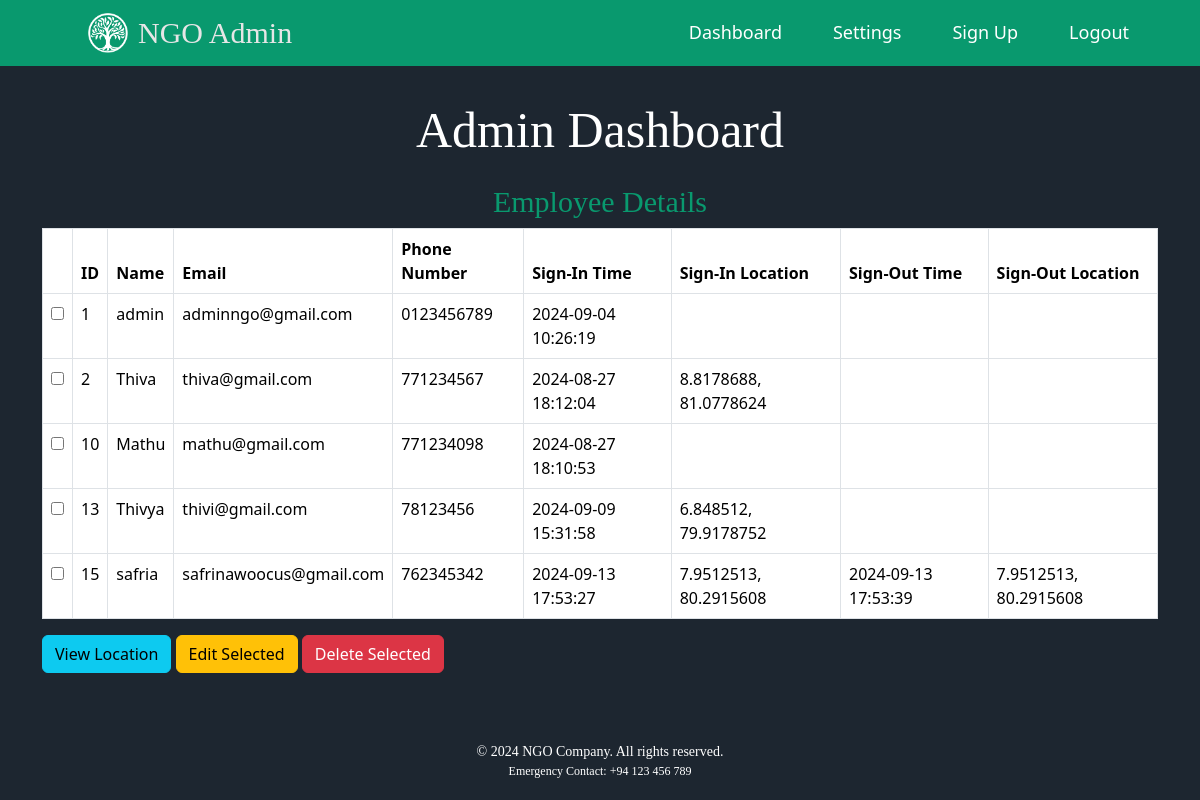
Page /admin/admin_dashboard.php (signed in) on the committed database.
### tables this page shows
CREATE TABLE `employees` (
  `id` int(11) NOT NULL,
  `name` varchar(100) NOT NULL,
  `email` varchar(100) NOT NULL,
  `phone_number` varchar(10) NOT NULL,
  `password` varchar(200) NOT NULL,
  `status` tinyint(1) NOT NULL DEFAULT 1
);

### admin/admin_dashboard.php (the view, shortened to what this page needs)
<?php
include('admin_header.php');
include('../db_connect.php');
$employeeQuery = "
    SELECT e.id, e.name, e.email, e.phone_number,
           et.sign_in_time, et.sign_in_location,
           et.sign_out_time, et.sign_out_location
    FROM employees e
    LEFT JOIN (
        SELECT employee_id, sign_in_time, sign_in_location, sign_out_time, sign_out_location
        FROM employee_tracking
        WHERE (employee_id, sign_in_time) IN (
            SELECT employee_id, MAX(sign_in_time)
            FROM employee_tracking
            GROUP BY employee_id
        )
    ) et ON e.id = et.employee_id
    ORDER BY e.id ASC";
$employeeResult = $conn->query($employeeQuery);
?>
<div class="container mt-5">
    <h2 class="text-center">Admin Dashboard</h2>
    <h3 class="mt-4">Employee Details</h3>
    <div class="table-responsive">
        <form id="adminActionsForm" method="POST">
            <table class="table table-bordered">
                <thead>
                    <tr>
                        <th></th>
                        <th>ID</th>
                        <th>Name</th>
                        <th>Email</th>
                        <th>Phone Number</th>
                        <th>Sign-In Time</th>
                        <th>Sign-In Location</th>
                        <th>Sign-Out Time</th>
                        <th>Sign-Out Location</th>
                    </tr>
                </thead>
                <tbody>
                    <?php if ($employeeResult->num_rows > 0) { ?>
                        <?php while ($employee = $employeeResult->fetch_assoc()) { ?>
                            <tr>
                                <td><input type="checkbox" name="select_employee[]" value="<?php echo $employee['id']; ?>"></td>
                                <td><?php echo htmlspecialchars($employee['id']); ?></td>
                                <td><?php echo htmlspecialchars($employee['name']); ?></td>
                                <td><?php echo htmlspecialchars($employee['email']); ?></td>
                                <td><?php echo htmlspecialchars($employee['phone_number']); ?></td>
                                <td><?php echo htmlspecialchars($employee['sign_in_time']); ?></td>
                                <td><?php echo htmlspecialchars($employee['sign_in_location']); ?></td>
                                <td><?php echo htmlspecialchars($employee['sign_out_time']); ?></td>
                                <td><?php echo htmlspecialchars($employee['sign_out_location']); ?></td>
                            </tr>
                        <?php } ?>
                    <?php } else { ?>
                        <tr>
                            <td colspan="9" class="text-center">No employees found.</td>
                        </tr>
                    <?php } ?>
                </tbody>
            </table>
            <div class="mt-3">
                <button type="button" class="btn btn-info" id="viewSelectedLocationBtn">View Location</button>
                <button type="button" class="btn btn-warning" id="editSelectedBtn">Edit Selected</button>
                <button type="button" class="btn btn-danger" id="deleteSelectedBtn">Delete Selected</button>
            </div>
        </form>
    </div>
</div>
<?php
include('admin_footer.php');
?>

### admin/admin_header.php (shortened to what this page needs)
<?php
include('../db_connect.php');
$settingsQuery = "SELECT company_name, logo FROM settings LIMIT 1";
$settingsResult = $conn->query($settingsQuery);
$settings = $settingsResult ? $settingsResult->fetch_assoc() : null;
$companyName = $settings['company_name'] ?? 'NGO Admin';
$logo = $settings['logo'] ?? 'logo.png';
?>
<?php
$current_page = basename($_SERVER['PHP_SELF']);
?>
<!DOCTYPE html>
<html lang="en">
<head>
    <link href="https://cdn.jsdelivr.net/npm/bootstrap@5.3.3/dist/css/bootstrap.min.css" rel="stylesheet">
</head>
<body>
    <nav class="navbar navbar-expand-lg">
        <div class="container-fluid">
            <a class="navbar-brand" href="#">
                <img src="<?php echo htmlspecialchars($logo); ?>" alt="Logo">
                <?php echo htmlspecialchars($companyName); ?>
            </a>
            <div class="collapse navbar-collapse justify-content-end" id="navbarNav">
                <ul class="navbar-nav">
                    <?php if($current_page == 'view_location.php' || $current_page == 'employee_edit.php' || $current_page == 'admin_dashboard.php'  || $current_page == 'settings.php'|| $current_page == 'register.php'): ?>
                    <li class="nav-item">
                        <a class="nav-link" href="admin_dashboard.php">Dashboard</a>
                    </li>
                    <?php endif; ?>
                    <?php if($current_page == 'view_location.php' || $current_page == 'employee_edit.php' || $current_page == 'admin_dashboard.php' || $current_page == 'settings.php'|| $current_page == 'register.php'): ?>
                    <li class="nav-item">
                        <a class="nav-link" href="settings.php">Settings</a>
                    </li>
                    <?php endif; ?>
                    <?php if($current_page == 'view_location.php' || $current_page == 'employee_edit.php' || $current_page == 'admin_dashboard.php'  || $current_page == 'settings.php'|| $current_page == 'register.php'): ?>
                    <li class="nav-item">
                        <a class="nav-link" href="register.php">Sign Up</a>
                    </li>
                    <?php endif; ?>
                    <?php if($current_page == 'view_location.php' || $current_page == 'employee_edit.php' || $current_page == 'admin_dashboard.php'  || $current_page == 'settings.php'|| $current_page == 'register.php'): ?>
                    <li class="nav-item">
                        <a class="nav-link" href="admin_logout.php">Logout</a>
                    </li>
                    <?php endif; ?>
                </ul>
            </div>
        </div>
    </nav>
</body>
</html>

### admin/admin_footer.php (shortened to what this page needs)
<footer>
    <div class="footer-content">
        <p>&copy; 2024 NGO Company. All rights reserved.</p>
        <p style="font-size: 12px">Emergency Contact: <a href="tel:+94123456789">+94 123 456 789</a></p>
    </div>
</footer>
</body>
</html>

### admin/admin_header.php (style rules this page uses)
body { background-color: #1d2630; }
.navbar { margin-bottom: 50px; background-color: rgb(9, 153, 110); position: fixed; padding: 0.5rem 1rem; line-height: 1.2; top: 0; width: 100%; z-index: 1000; }
.navbar-brand { display: flex; align-items: center; margin-left: 60px; font-size: 30px; color: rgb(230, 230, 230); font-family: 'Georgia', serif; pointer-events: none; }
.navbar-brand img { height: 40px; margin-right: 10px; }
.nav-item { margin-right: 35px; font-size: 18px; color: white; }
.container { margin-top: 100px; }
h2 { color: white; text-align: center; font-family: 'Georgia', serif; font-size: 50px; margin-bottom: 20px; margin-top: 10px; }
h3 { color: rgb(9, 153, 110); text-align: center; font-family: 'Georgia', serif; font-size: 30px; }
.nav-link { color: white; padding: 8px 16px; border-radius: 5px; }
p { color: white; text-align: center; font-family: 'Georgia', serif; font-size: 16px; margin-bottom: 20px; margin-top: 10px; }
footer { background-color: #1d2630; color: #fff; text-align: center; padding: 20px; position: fixed; bottom: 0; width: 100%; }
.footer-content p { font-size: 14px; margin: 0; }
.footer-content a { color: #fff; text-decoration: none; }

### rows in the picture
employees: id "1", name "admin", email "adminngo@gmail.com", phone_number "0123456789", sign_in_time "2024-09-04 10:26:19"
employees: id "2", name "Thiva", email "thiva@gmail.com", phone_number "771234567", sign_in_time "2024-08-27 18:12:04", sign_in_location "8.8178688, 81.0778624"
employees: id "10", name "Mathu", email "mathu@gmail.com", phone_number "771234098", sign_in_time "2024-08-27 18:10:53"
employees: id "13", name "Thivya", email "thivi@gmail.com", phone_number "78123456", sign_in_time "2024-09-09 15:31:58", sign_in_location "6.848512, 79.9178752"
employees: id "15", name "safria", email "safrinawoocus@gmail.com", phone_number "762345342", sign_in_time "2024-09-13 17:53:27", sign_in_location "7.9512513, 80.2915608", sign_out_time "2024-09-13 17:53:39", sign_out_location "7.9512513, 80.2915608"

### other values in the picture
$companyName "NGO Admin"
